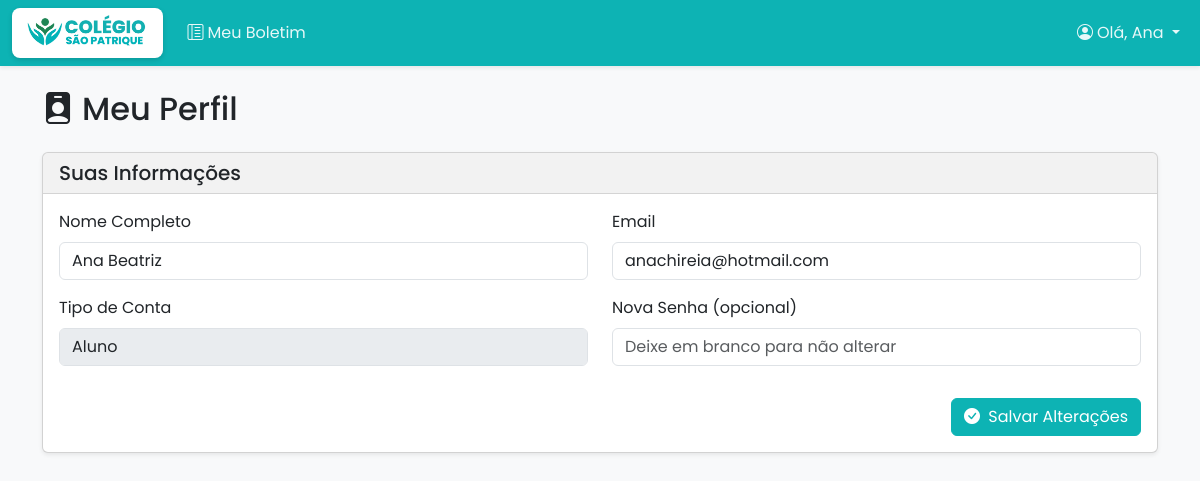
The page /meu_perfil (signed in) on the database its author committed.
### tables this page shows
CREATE TABLE usuario (
    id INTEGER PRIMARY KEY AUTOINCREMENT,
    nome TEXT NOT NULL,
    email TEXT UNIQUE NOT NULL,
    senha TEXT NOT NULL,
    tipo_usuario TEXT NOT NULL CHECK(tipo_usuario IN ('gestor', 'professor', 'aluno', 'responsavel'))
);

### app.py (the view, shortened to what this page needs)
@app.route('/meu_perfil', methods=['GET', 'POST'])
@role_required('gestor', 'professor', 'aluno', 'responsavel') # Permite todos os tipos de usuário logados
def meu_perfil():
    user_id = session.get('user_id')
    conn = get_db_connection()
    usuario = conn.execute('SELECT * FROM usuario WHERE id = ?', (user_id,)).fetchone()
    conn.close()
    return render_template('meu_perfil.html', usuario=usuario)

### app.py (called while the page is built, shortened)
def role_required(*allowed_roles):
    def decorator(f):
        @wraps(f)
        def decorated_function(*args, **kwargs):
            if "user_id" not in session:
                flash("Você precisa estar logado para acessar esta página.", "warning")
                return redirect(url_for("login"))
            user_role = session.get("user_type") # Usar user_type conforme definido no login
            return f(*args, **kwargs)
        return decorated_function
    return decorator

def get_db_connection():
    conn = sqlite3.connect('escola.db')
    conn.row_factory = sqlite3.Row
    return conn

### templates/meu_perfil.html
{% extends 'base.html' %}
{% block content %}
<div class="d-flex justify-content-between align-items-center mb-4">
    <h2 class="mb-0"><i class="bi bi-person-badge-fill me-2"></i>Meu Perfil</h2>
</div>
<div class="card shadow-sm">
    <div class="card-header">
        <h5 class="mb-0">Suas Informações</h5>
    </div>
    <div class="card-body">
        <form method="post">
            <div class="row">
                <div class="col-md-6 mb-3">
                    <label for="nome" class="form-label">Nome Completo</label>
                    <input type="text" name="nome" id="nome" class="form-control" value="{{ usuario['nome'] }}" required>
                </div>
                <div class="col-md-6 mb-3">
                    <label for="email" class="form-label">Email</label>
                    <input type="email" name="email" id="email" class="form-control" value="{{ usuario['email'] }}" required>
                </div>
            </div>
            <div class="row">
                <div class="col-md-6 mb-3">
                    <label for="tipo_usuario" class="form-label">Tipo de Conta</label>
                    <input type="text" id="tipo_usuario" class="form-control" value="{{ usuario['tipo_usuario']|capitalize }}" readonly disabled>
                </div>
                <div class="col-md-6 mb-3">
                    <label for="senha" class="form-label">Nova Senha (opcional)</label>
                    <input type="password" name="senha" id="senha" class="form-control" placeholder="Deixe em branco para não alterar">
                </div>
            </div>
            <div class="d-flex justify-content-end mt-3">
                <button type="submit" class="btn btn-primary">
                    <i class="bi bi-check-circle-fill me-1"></i> Salvar Alterações
                </button>
            </div>
        </form>
    </div>
</div>
{% endblock %}

### static/css/style.css (style rules this page uses)
:root { --cor-primaria: #0db3b4; --cor-secundaria: #9fa7ae; --cor-sucesso: #198754; --cor-perigo: #dc3545; --cor-aviso: #ffc107; --cor-info: #07a1a1; --cor-fundo: #f8f9fa; --cor-texto: #212529; }
body { font-family: 'Poppins', sans-serif; background-color: var(--cor-fundo); color: var(--cor-texto); }
.btn-primary { background-color: var(--cor-primaria); border-color: var(--cor-primaria); }
.card-header { background-color: rgba(0, 0, 0, 0.05); border-bottom: 1px solid rgba(0, 0, 0, 0.125); }

### rows shown on the page
usuario: nome "Ana Beatriz", email "anachireia@hotmail.com", tipo_usuario "Aluno"

### other values the page prints
{{ session.user_name.split()[0] }} "Ana"
